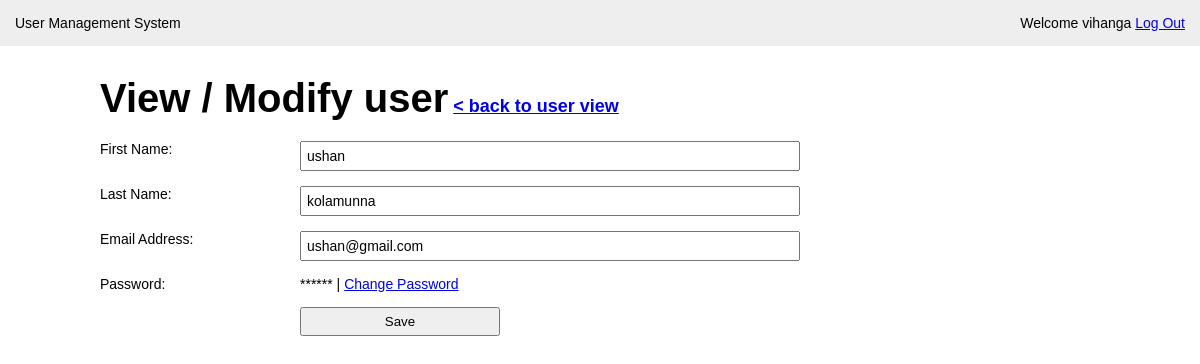
The app's page /modify-user.php?user_id=2 (signed in) with its own data.
### tables this page shows
CREATE TABLE `user` (
  `id` int(11) NOT NULL,
  `first_name` varchar(50) NOT NULL,
  `last_name` varchar(100) NOT NULL,
  `email` varchar(100) NOT NULL,
  `password` varchar(40) NOT NULL,
  `last_login` datetime NOT NULL,
  `is_deleted` tinyint(1) NOT NULL
);

### modify-user.php (the view, shortened to what this page needs)
<?php require_once('includes/connection.php'); ?>
<?php
	 $user_id = '';
	 $first_name ='';
	 $last_name ='';
	 $email ='';
	 if (isset($_GET['user_id'])) {
	 	$user_id = mysqli_real_escape_string($connection, $_GET['user_id']);
	 	$query = "SELECT * FROM user WHERE id = {$user_id} LIMIT 1";
	 	$result_set = mysqli_query($connection, $query);
	 	if ($result_set) {
	 		if (mysqli_num_rows($result_set) == 1) {
	 			$result = mysqli_fetch_assoc($result_set);
	 				 $first_name =$result['first_name'];
	 				 $last_name =$result['last_name'];
					 $email =$result['email'];
	 		}else{
	 			header('location: users.php?err=user_not_found');
	 		}
	 	}
	 	else{
	 		header('location: users.php?err=query_field');
	 	}
	 }
 ?>
<!DOCTYPE html>
<html>
<head>
	<link rel="stylesheet" type="text/css" href="css/main.css">
</head>
<body>
	<header>
		<div class="appname">User Management System</div>
		<div class="loggedin">Welcome <?php echo $_SESSION['first_name']; ?> <a href="logout.php">Log Out</a> </div>
	</header>
	<main>
		<h1>View / Modify user<span> <a href="users.php">< back to user view</a></span></h1>
		<form action="modify-user.php" method="post" class="userform">
			<p>
				<label>First Name:</label>
				<input type="text" name="first_name" <?php echo 'value="' . $first_name . '"'; ?>>
			</p>
			<p>
				<label>Last Name:</label>
				<input type="text" name="last_name" <?php echo 'value="' . $last_name . '"'; ?>>
			</p>
			<p>
				<label>Email Address:</label>
				<input type="email" name="email" <?php echo 'value="' . $email . '"'; ?>>
			</p>
			<p>
				<label>Password:</label>
				<span>******</span> | <a href="change-password.php?user_id=<?php echo $user_id; ?>">Change Password</a>
			</p>
			<p>
				<label>&nbsp;</label>
				<button type="submit" name="submit">Save</button>
			</p>
		</form>
	</main>
</body>
</html>

### css/main.css (style rules this page uses)
* { margin: 0; }
body { font-family: Arial,"Helvetica Neue", Helvetica, sans-serif; font-size: 14px; }
p { margin-bottom: 15px; }
input { display: block; width: 100%; padding: 5px; -webkit-box-sizing: border-box; -moz-box-sizing: border-box; box-sizing: border-box; font-size: 14px; }
button { width: 100%; padding: 5px; -webkit-box-sizing: border-box; -moz-box-sizing: border-box; box-sizing: border-box; }
header { background: #eee; overflow: auto; padding: 15px; }
.appname { float: left; }
.loggedin { float: right; }
main { width: 1000px; margin: 30px auto; }
main h1 { margin-bottom: 20px; font-size: 40px; }
main h1 span { font-size: 18px; }
form.userform label { width: 20%; float: left; }
form.userform input { width: 50%; }
form.userform button { width: 200px; }

### records on screen
user: first_name "ushan", last_name "kolamunna", email "ushan@gmail.com"

### other values on screen
$_SESSION['first_name'] "vihanga"
